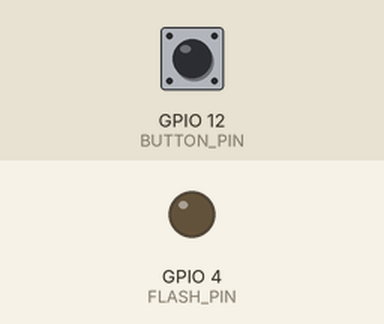
A sketch run on a simulated ESP32. Shown: output pins drawn as LEDs (lit = HIGH). The test bench sets the inputs (shaded band); at power-on: GPIO 12 (BUTTON_PIN) HIGH. WiFi joins after 1.5 s; servers stay silent unless stated; uploads are accepted with an empty reply; the camera gives no picture; what the sketch prints to the serial monitor is not drawn.

Above: at 3.5 s.
3.6 s: GPIO 12 (BUTTON_PIN) pulled LOW for 0.15 s
At 3.73 s:
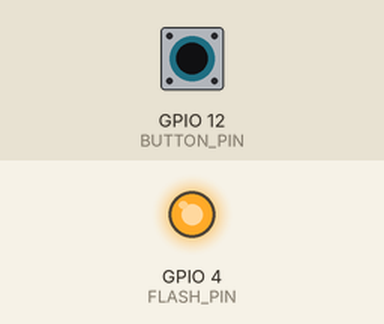
Timing chart, 0 to 6.6 s (numbered marks = the images above; inputs shaded):
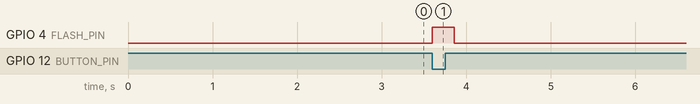

Measured:
- after the input at 3.6 s, GPIO 4 (FLASH_PIN): LOW → HIGH at once, → LOW 0.26 s later

The sketch:

Camcode.ino
```cpp
#include "esp_camera.h"
#include <WiFi.h>
#include <HTTPClient.h>

// ── CONFIGURATION ────────────────────────────────
const char* ssid     = "RVHOS";
const char* password = "RVHOS2022";
String serverName    = "https://renda-distinguished-felica.ngrok-free.dev/upload";

// ── PINS ─────────────────────────────────────────
#define BUTTON_PIN  12
#define FLASH_PIN    4

bool imageSent = false;

// ── CAMERA PIN MAP (AI Thinker ESP32-CAM) ────────
#define PWDN_GPIO_NUM     32
#define RESET_GPIO_NUM    -1
#define XCLK_GPIO_NUM      0
#define SIOD_GPIO_NUM     26
#define SIOC_GPIO_NUM     27
#define Y9_GPIO_NUM       35
#define Y8_GPIO_NUM       34
#define Y7_GPIO_NUM       39
#define Y6_GPIO_NUM       36
#define Y5_GPIO_NUM       21
#define Y4_GPIO_NUM       19
#define Y3_GPIO_NUM       18
#define Y2_GPIO_NUM        5
#define VSYNC_GPIO_NUM    25
#define HREF_GPIO_NUM     23
#define PCLK_GPIO_NUM     22

// ── CAMERA INIT ──────────────────────────────────
void startCamera() {
  camera_config_t config;
  config.ledc_channel = LEDC_CHANNEL_0;
  config.ledc_timer   = LEDC_TIMER_0;
  config.pin_d0       = Y2_GPIO_NUM;
  config.pin_d1       = Y3_GPIO_NUM;
  config.pin_d2       = Y4_GPIO_NUM;
  config.pin_d3       = Y5_GPIO_NUM;
  config.pin_d4       = Y6_GPIO_NUM;
  config.pin_d5       = Y7_GPIO_NUM;
  config.pin_d6       = Y8_GPIO_NUM;
  config.pin_d7       = Y9_GPIO_NUM;
  config.pin_xclk     = XCLK_GPIO_NUM;
  config.pin_pclk     = PCLK_GPIO_NUM;
  config.pin_vsync    = VSYNC_GPIO_NUM;
  config.pin_href     = HREF_GPIO_NUM;
  config.pin_sccb_sda = SIOD_GPIO_NUM;
  config.pin_sccb_scl = SIOC_GPIO_NUM;
  config.pin_pwdn     = PWDN_GPIO_NUM;
  config.pin_reset    = RESET_GPIO_NUM;
  config.xclk_freq_hz = 20000000;
  config.pixel_format = PIXFORMAT_JPEG;
  config.frame_size   = FRAMESIZE_VGA;
  config.jpeg_quality = 12;
  config.fb_count     = 1;

  if (esp_camera_init(&config) != ESP_OK) {
    Serial.println("Camera init failed");
    return;
  }
  Serial.println("Camera ready");
}

// ── SETUP ────────────────────────────────────────
void setup() {
  Serial.begin(115200);
  pinMode(BUTTON_PIN, INPUT_PULLUP);
  pinMode(FLASH_PIN, OUTPUT);
  digitalWrite(FLASH_PIN, LOW);

  delay(500);

  WiFi.begin(ssid, password);
  Serial.print("Connecting to WiFi");
  while (WiFi.status() != WL_CONNECTED) {
    delay(500);
    Serial.print(".");
  }
  Serial.println("\nWiFi connected");
  Serial.print("IP: ");
  Serial.println(WiFi.localIP());

  startCamera();
  Serial.println("Ready — press button to capture and upload.");
}

// ── LOOP ─────────────────────────────────────────
void loop() {

  // Button pressed
  if (digitalRead(BUTTON_PIN) == LOW && !imageSent) {
    Serial.println("Button pressed — capturing...");

    // Flash ON
    digitalWrite(FLASH_PIN, HIGH);
    delay(200);

    // Capture image
    camera_fb_t* fb = esp_camera_fb_get();

    // Flash OFF
    digitalWrite(FLASH_PIN, LOW);

    if (!fb) {
      Serial.println("Capture failed!");
      return;
    }

    Serial.printf("Image size: %d bytes\n", fb->len);

    // Upload to Flask server
    if (WiFi.status() == WL_CONNECTED) {
      HTTPClient http;
      http.begin(serverName);
      http.addHeader("Content-Type", "application/octet-stream");
      http.addHeader("ngrok-skip-browser-warning", "true");

      int code = http.POST(fb->buf, fb->len);

      if (code == 200) {
        Serial.println("Upload success");
      } else {
        Serial.printf("Upload failed: HTTP %d\n", code);
      }

      http.end();
    } else {
      Serial.println("WiFi lost — skipping upload");
    }

    esp_camera_fb_return(fb);
    imageSent = true;
  }

  // Reset flag when button released
  if (digitalRead(BUTTON_PIN) == HIGH) {
    imageSent = false;
  }
}
```
